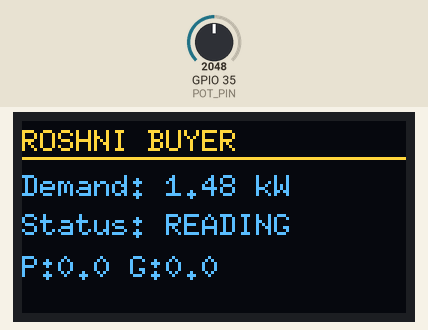
Simulated run of this sketch. Board: ESP32. Parts: 128×64 one-colour display. Inputs (shaded band) come from the test bench; at power-on: GPIO 35 (POT_PIN) = 2048 (analog values on the 0–4095 scale). The OLED is the two-colour kind (top 16 rows yellow); WiFi joins after 1.5 s; servers stay silent unless stated; uploads are accepted with an empty reply; what the sketch prints to the serial monitor is not drawn.

Above: at 6.2 s.
6.3 s: GPIO 35 (POT_PIN) set to 2866
At 7.67 s:
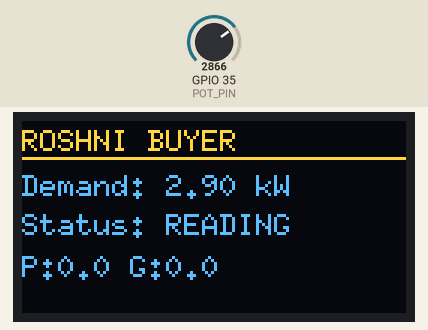
8.0 s: GPIO 35 (POT_PIN) set to 3603
At 8.41 s:
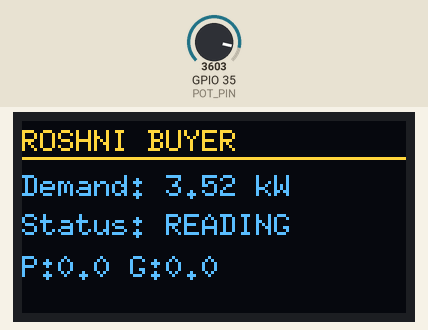
9.7 s: GPIO 35 (POT_PIN) set to 4095
At 10.64 s:
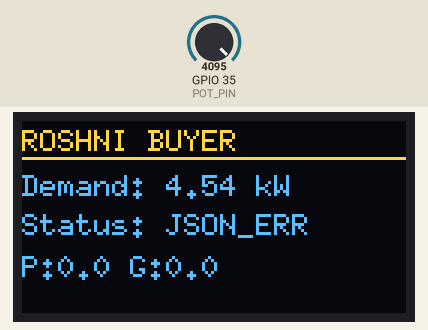
Timing chart, 0 to 12.7 s (numbered marks = the images above; inputs shaded):
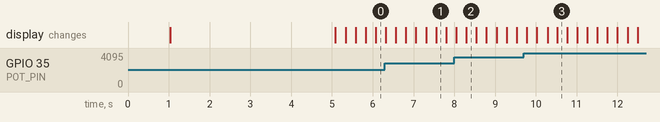

The sketch:

buyer_esp32_final.ino
```cpp
#include <WiFi.h>
#include <HTTPClient.h>
#include <ArduinoJson.h>
#include <Wire.h>
#include <U8g2lib.h>

// -------- OLED --------
U8G2_SH1106_128X64_NONAME_F_HW_I2C u8g2(U8G2_R0, U8X8_PIN_NONE);

// -------- WIFI --------
const char* ssid = "Khushi";
const char* password = "9876543210";

// -------- BACKEND (CLOUD - Render) --------
// This connects to the ROSHNI backend running on Render.com
const char* backendUrl = "https://roshni-backend-o7al.onrender.com/api/iot/update";

// -------- AUTH --------
const char* auth_token = "iot_secret_token_12345";
const char* device_id = "NodeMCU_002";
const char* house_id = "HOUSE_FDR12_002";

// -------- PINS --------
const int POT_PIN = 35;    // ESP32 ADC pin (must be ADC1 for WiFi to work)

// -------- TIMER --------
unsigned long lastUpdate = 0;
int updateInterval = 5000;

// -------- SMOOTHING --------
float smoothDemand = 0;
int readCount = 0;


// -------- WIFI --------
void connectWiFi()
{
  Serial.println("Connecting WiFi...");
  WiFi.begin(ssid, password);

  int attempts = 0;
  while (WiFi.status() != WL_CONNECTED && attempts < 20)
  {
    delay(500);
    Serial.print(".");
    attempts++;
  }

  if (WiFi.status() == WL_CONNECTED)
  {
    Serial.println("\n✓ WiFi Connected");
    Serial.print("IP: ");
    Serial.println(WiFi.localIP());
  }
  else
  {
    Serial.println("\n✗ WiFi Failed");
  }
}


// -------- OLED DISPLAY --------
void updateDisplay(String status, float demand, float pool, float grid)
{
  u8g2.clearBuffer();

  u8g2.setFont(u8g2_font_6x10_tr);
  u8g2.drawStr(0, 10, "ROSHNI BUYER");
  u8g2.drawLine(0, 12, 128, 12);

  u8g2.setCursor(0, 25);
  u8g2.print("Demand: ");
  u8g2.print(demand, 2);
  u8g2.print(" kW");

  u8g2.setCursor(0, 38);
  u8g2.print("Status: ");
  u8g2.print(status);

  u8g2.setCursor(0, 52);
  u8g2.print("P:");
  u8g2.print(pool, 1);
  u8g2.print(" G:");
  u8g2.print(grid, 1);

  u8g2.sendBuffer();
}


// -------- SETUP --------
void setup()
{
  Serial.begin(115200);
  delay(1000);

  Serial.println("=================================");
  Serial.println("BUYER IoT DEVICE STARTED");
  Serial.println("=================================");

  Wire.begin(21, 22);
  u8g2.begin();

  // ADC Configuration
  analogReadResolution(12);
  analogSetPinAttenuation(POT_PIN, ADC_11db);

  // Test potentiometer immediately
  Serial.println("Testing potentiometer on pin 35...");
  for (int i = 0; i < 5; i++) {
    int testVal = analogRead(POT_PIN);
    Serial.print("POT Read ");
    Serial.print(i);
    Serial.print(": ");
    Serial.println(testVal);
    delay(500);
  }

  connectWiFi();
}


// -------- LOOP --------
void loop()
{
  // WiFi check
  if (WiFi.status() != WL_CONNECTED)
  {
    connectWiFi();
  }

  // -------- POT READ (MULTIPLE SAMPLES) --------
  int total = 0;
  for (int i = 0; i < 10; i++)
  {
    int raw = analogRead(POT_PIN);
    total += raw;
    delay(2);
  }
  int potValue = total / 10;

  // APPLY SMOOTHING
  float rawDemand = (float)potValue / 4095.0 * 5.0;
  smoothDemand = (0.8 * smoothDemand) + (0.2 * rawDemand);  // More smoothing
  float demand_kwh = smoothDemand;

  // Debug every 10 reads
  readCount++;
  if (readCount % 10 == 0) {
    Serial.print("[");
    Serial.print(readCount);
    Serial.print("] Pot: ");
    Serial.print(potValue);
    Serial.print(" | Demand: ");
    Serial.print(demand_kwh, 3);
    Serial.print(" kWh | WiFi: ");
    Serial.println(WiFi.RSSI());
  }

  // SHOW OLED WHILE READING
  updateDisplay("READING", demand_kwh, 0, 0);

  // -------- PERIODIC BACKEND SEND (Every 5 seconds) --------
  if (millis() - lastUpdate > updateInterval)
  {
    lastUpdate = millis();

    Serial.println("\n===== ATTEMPT TO SEND TO BACKEND =====");
    Serial.print("Demand: ");
    Serial.print(demand_kwh);
    Serial.print(" kWh | WiFi RSSI: ");
    Serial.println(WiFi.RSSI());

    // ========== CREATE JSON PAYLOAD ==========
    StaticJsonDocument<250> doc;
    doc["auth_token"] = auth_token;
    doc["device_id"] = device_id;
    doc["generation_kwh"] = 0;  // This is a buyer
    doc["demand_kwh"] = demand_kwh;  // Focus on demand
    doc["house_id"] = house_id;
    doc["signal_strength"] = WiFi.RSSI();

    String payload;
    serializeJson(doc, payload);
    Serial.println(payload);

    // ========== SEND HTTP REQUEST ==========
    HTTPClient http;
    http.setTimeout(15000);  // LONGER TIMEOUT

    Serial.print("Connecting to: ");
    Serial.println(backendUrl);

    // HTTPS client with certificate validation disabled
    WiFiClientSecure client;
    client.setInsecure();  // Skip SSL verification for Render testing

    if (!http.begin(client, backendUrl))
    http.addHeader("Content-Type", "application/json");

    int httpCode = http.POST(payload);

    Serial.print("HTTP Response Code: ");
    Serial.println(httpCode);

    if (httpCode > 0)
    {
      Serial.println("✓ RESPONSE RECEIVED");

      String response = http.getString();
      Serial.print("Response: ");
      Serial.println(response);

      // Parse response
      StaticJsonDocument<500> resDoc;
      DeserializationError error = deserializeJson(resDoc, response);

      if (!error)
      {
        String status = resDoc["status"] | "unknown";
        float pool = resDoc["allocated_kwh"] | 0;
        float grid = resDoc["grid_required_kwh"] | 0;

        Serial.print("Status: ");
        Serial.println(status);

        String source = "?";
        if (grid == 0 && pool > 0)
          source = "POOL";
        else if (pool > 0 && grid > 0)
          source = "HYBRID";
        else
          source = "GRID";

        updateDisplay(source, demand_kwh, pool, grid);
      }
      else
      {
        Serial.println("ERROR: JSON parse failed");
        updateDisplay("JSON_ERR", demand_kwh, 0, 0);
      }
    }
    else
    {
      Serial.print("ERROR: HTTP Code ");
      Serial.println(httpCode);

      // Show error code on OLED
      String errMsg = "ERR_";
      errMsg += String(httpCode);
      updateDisplay(errMsg, demand_kwh, 0, 0);
    }

    http.end();

    Serial.println("===== END SEND =====\n");
  }

  delay(200);
}
```
